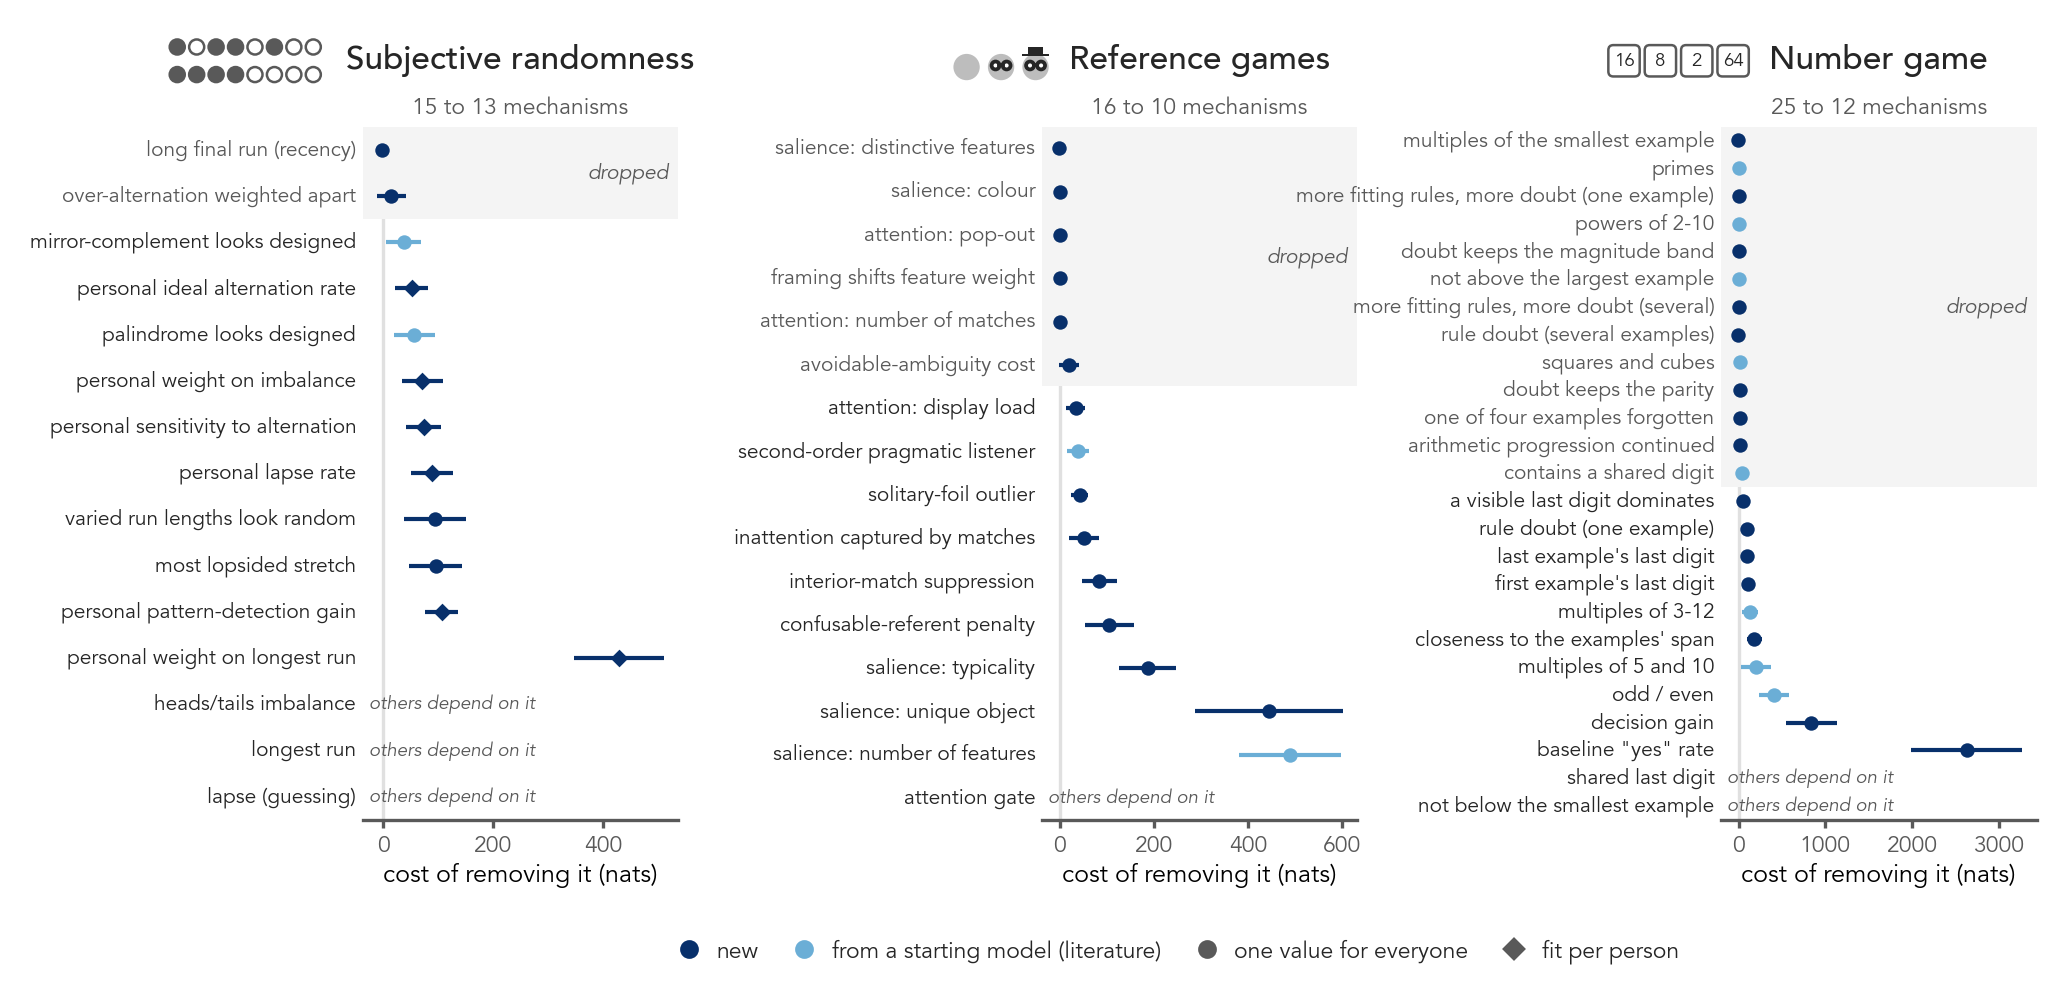

Write the Python code that produced this figure.
"""Draft of the restyled Figure 4 (throwaway): per domain, a ladder of the winning model's mechanisms,
each at the cost (ELPD-CV, nats) of removing it: the ones the backward elimination dropped, at the cost
when they went, then the ones it kept, at the cost of removing each from the reduced model.

Run: uv run python -m data.paper.work.fig4_draft.fig4_draft
"""
import json

import matplotlib

matplotlib.use("Agg")
import matplotlib.pyplot as plt  # noqa: E402
import numpy as np  # noqa: E402
import yaml  # noqa: E402
from matplotlib.lines import Line2D  # noqa: E402
from pyprojroot import here  # noqa: E402

from scripts.paper.figures.style import INK, INK_2, TITLE_FONT, setup_style  # noqa: E402
from scripts.paper.figures.icons import STIMULI  # noqa: E402

OUT = here() / "data" / "paper" / "work" / "fig4_draft"
TITLES = {"subjective_randomness": "Subjective randomness", "rsa": "Reference games", "number_game": "Number game"}
# colour: the mechanism's origin (mechanisms.yaml); marker: shared (one value) or person-level (fit per person)
COLOR_NEW, COLOR_START = "#08306b", "#6baed6"
MARKER = {False: "o", True: "D"}
NAME_PT, SMALL = 5.0, 5.5


def sources():
    sr = json.loads((here() / "data/paper/figure_data/subjective_randomness.json").read_text())["pooled"]
    run = sr["winner_runs"][sr["best_model"]]
    return {"subjective_randomness": here() / f"data/results/human_experiment_sr-oct26/analysis/results/ablation/{run}/elimination.json",
            "rsa": here() / "data/rsa/c0_ablation/eliminate/elimination.json",
            "number_game": here() / "data/results/number_game_dataset-nov26/analysis/ablation/elimination.json"}


def ladder(elimination):
    """Rows, top to bottom: each dropped mechanism (its cost and SE in the round it went), then each kept
    one (the cost and SE of removing it from the reduced model, cheapest first); a kept mechanism no
    removal could take (others depend on it) has no cost."""
    rounds = elimination["rounds"]
    rows = []
    for prev, rd in zip(rounds, rounds[1:]):
        gone = (set(prev["mechanisms"]) - set(rd["mechanisms"])).pop()
        c = next(c for c in prev["candidates"] if c["mechanism"] == gone)
        rows.append({"mechanism": gone, "cost": c["cost"], "se": c["se"], "kept": False})
    last = {c["mechanism"]: c for c in rounds[-1]["candidates"]}
    kept = [{"mechanism": m, "cost": last[m]["cost"] if m in last else None,
             "se": last[m]["se"] if m in last else None, "kept": True} for m in rounds[-1]["mechanisms"]]
    kept.sort(key=lambda r: (r["cost"] is None, r["cost"] or 0))
    return rows + kept, len(rounds[0]["mechanisms"]), len(rounds[-1]["mechanisms"])


def draw(ax, domain, elimination, names):
    rows, n_full, n_lean = ladder(elimination)
    y = np.arange(len(rows))
    n_dropped = sum(not r["kept"] for r in rows)
    ax.axvline(0, color="#e0e0e0", lw=0.8, zorder=0)
    ax.axhspan(-0.5, n_dropped - 0.5, color="#f4f4f4", zorder=0, lw=0)
    for yi, r in zip(y, rows):
        name, origin = names[r["mechanism"]]
        color = COLOR_NEW if origin == "new" else COLOR_START
        marker = MARKER[r["mechanism"].endswith("_personal")]
        ax.text(-0.02, yi, name, transform=ax.get_yaxis_transform(), ha="right", va="center", fontsize=NAME_PT,
                color=INK if r["kept"] else INK_2)
        if r["cost"] is None:
            ax.text(0.02, yi, "others depend on it", transform=ax.get_yaxis_transform(), ha="left", va="center",
                    fontsize=NAME_PT - 0.5, color=INK_2, style="italic")
            continue
        ax.plot([r["cost"] - 2 * r["se"], r["cost"] + 2 * r["se"]], [yi, yi], color=color, lw=1.0, zorder=2,
                solid_capstyle="butt")
        ax.scatter([r["cost"]], [yi], s=12 if marker == "o" else 9, marker=marker,
                   color=color, linewidths=0, zorder=3)
    ax.text(0.97, 1 - (n_dropped / 2) / len(rows), "dropped", transform=ax.transAxes, ha="right", va="center",
            fontsize=NAME_PT, color=INK_2, style="italic")
    ax.set_ylim(len(rows) - 0.5, -0.5)
    ax.set_yticks([])
    ax.spines["left"].set_visible(False)
    ax.tick_params(axis="x", labelsize=SMALL, length=2, pad=1.5)
    ax.set_xlabel("cost of removing it (nats)", fontsize=SMALL + 0.5, labelpad=1)
    ax.set_title(TITLES[domain], fontdict=TITLE_FONT, pad=14)
    ax.text(0.5, 1.01, f"{n_full} to {n_lean} mechanisms", transform=ax.transAxes, ha="center", va="bottom",
            fontsize=SMALL, color=INK_2)


def main():
    setup_style()
    names = yaml.safe_load((OUT / "mechanisms.yaml").read_text())
    src = sources()
    fig, axes = plt.subplots(1, 3, figsize=(7.2, 3.0), gridspec_kw={"wspace": 1.15})
    for ax, d in zip(axes, TITLES):
        if d not in src:
            ax.axis("off")
            ax.text(0.5, 0.5, "November ablation pending", transform=ax.transAxes, ha="center", va="center",
                    fontsize=SMALL, color=INK_2, style="italic")
            ax.set_title(TITLES[d], fontdict=TITLE_FONT, pad=14)
            continue
        draw(ax, d, json.loads(src[d].read_text()), names[d])
    dot = {"lw": 0, "ms": 3.5}
    key = [Line2D([], [], marker="o", color=COLOR_NEW, label="new", **dot),
           Line2D([], [], marker="o", color=COLOR_START, label="from a starting model (literature)", **dot),
           Line2D([], [], marker="o", color=INK_2, label="one value for everyone", **dot),
           Line2D([], [], marker="D", color=INK_2, label="fit per person", **{**dot, "ms": 3})]
    fig.legend(handles=key, loc="upper center", ncol=4, frameon=False, fontsize=SMALL, bbox_to_anchor=(0.5, 0.0),
               handletextpad=0.2, columnspacing=1.0)
    fig.canvas.draw()
    to_fig = fig.transFigure.inverted()
    for ax, d in zip(axes, TITLES):
        box = ax.title.get_window_extent()
        (x0, y0), (x1, y1) = to_fig.transform((box.x0, box.y0)), to_fig.transform((box.x1, box.y1))
        drawer, aspect = STIMULI[d]
        h = 1.9 * (y1 - y0)
        w = h * aspect * fig.get_figheight() / fig.get_figwidth()
        drawer(fig.add_axes((x0 - w - 0.008, (y0 + y1) / 2 - h / 2, w, h)))
    for ext in ("png", "pdf"):
        fig.savefig(OUT / f"fig4_draft.{ext}", dpi=300, bbox_inches="tight")


if __name__ == "__main__":
    main()
